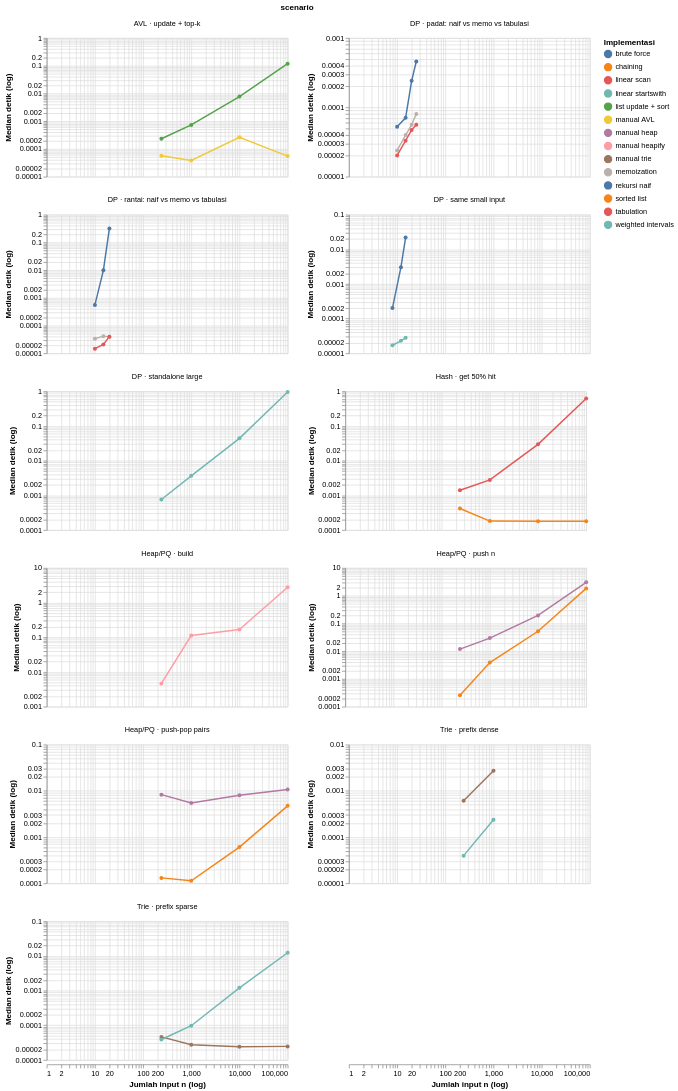

Source (notebook cell):
### Markdown cell above
## 8. Percobaan Kecepatan — Wildan dan tim

**Rangkaian benchmark sudah diimplementasikan dan dijalankan.** Ada 79 baris hasil
aktual untuk 240, 1.000, 10.000, dan 100.000 input, ditambah pembanding DP kecil dan
perbandingan naif vs memo vs tabulasi pada input padat dan rantai.
Semua menggunakan data **sintetis**, bukan Excel FEB. Angka 240 adalah ukuran
percobaan; jumlah baris Excel tetap dihitung dari berkas impor.

| Percobaan | Pembanding dan kendali |
|---|---|
| Heap build | Heapify diukur sendiri; tidak dibandingkan dengan satu pop |
| Heap push N | Sorted-list insertion untuk N input yang sama |
| Heap push-pop | Maksimal 100 pasangan operasi pada antrean awal berukuran N yang sama |
| Hash get | 100 key yang sama, 50% ditemukan; pembanding linear scan |
| Trie sparse | Prefix sama, satu hasil pada semua ukuran; pembanding startswith |
| Trie dense | Prefix banyak hasil hanya N≤1.000; biaya output/deduplikasi dicatat |
| AVL update + top-k | Delete/insert satu key dan k=10; list melakukan update+sort+ambil k |
| DP skala besar | Berdiri sendiri; tidak dibandingkan langsung dengan BF input kecil |
| DP vs BF | Input identik N=8,12,15; nilai hasil harus sama sebelum diukur |
| DP naif vs memo vs tabulasi | Input padat dan rantai identik; nilai ketiganya sama sebelum diukur |

Setiap waktu adalah **median 5 pengulangan** dengan seed 42. State mutable dibuat
ulang di luar timer; struktur read-only boleh dipakai ulang dengan counter direset.
Setup dan pembacaan counter berada di luar timer. Hasil menyimpan waktu setiap run,
jumlah perbandingan Heap, probe Hash, dan rotasi AVL yang benar-benar dihasilkan
operasi. Tidak ada counter Trie yang direka.

`tracemalloc` dijalankan terpisah untuk **alokasi Python tambahan selama action**.
Angka `peak_bytes` bukan seluruh RAM proses, bukan memori struktur yang sudah
dibangun di setup, dan tidak mencakup seluruh alokasi native. Untuk Heap build,
pembangunan memang berada di action sehingga biaya pembangunannya ikut terukur.

Sel menulis `smart_campus_benchmark.csv`, metadata lingkungan `.json`, grafik
`.html`, dan spesifikasi `.vl.json`. Grafik dikelompokkan per operasi; sumbu log
dan skala vertikal independen tidak boleh dibaca sebagai peringkat seluruh algoritma.
HTML memerlukan internet untuk memuat pustaka grafik. Pada Colab grafik juga
ditampilkan inline jika IPython tersedia.

Output tersimpan diverifikasi dengan Python lokal, **bukan klaim pengukuran pada
mesin Colab**. Versi Python, arsitektur, sistem operasi, waktu UTC, seed, jumlah run,
dan fingerprint input dicatat di `benchmark_environment`. Jalankan ulang di Colab
untuk memperoleh angka mesin tersebut. Implementasi Python manual bisa kalah dari
list bawaan yang operasinya memakai C; hasil tidak dipaksa sesuai ekspektasi teori.

`RUN_BENCHMARKS=True` menjalankan seluruh rentang. Pengguna dapat menggantinya ke
False untuk melewati pengukuran saat sedang memperbaiki kode. Pemanggilan
`run_benchmarks(sizes=[240], repeat=5)` tersedia untuk percobaan singkat.

UI Streamlit dasar sudah tersedia sebagai proyek terpisah. Pekerjaan pada bagian
ini menyediakan layanan simulasi dan kontrak hasil; sinkronisasi kontrol booking
dan dashboard benchmark UI merupakan pekerjaan terpisah dari penyelesaian Colab ini.

### Code cell
from bisect import insort
import gc
import hashlib
import platform
import sys
from datetime import datetime, timezone


def measure_operation(setup, action, repeat=5, read_metrics=None):
    if type(repeat) is not int or repeat < 1:
        raise ValueError("Pengulangan harus bilangan bulat positif.")
    durations, metrics = [], []
    for _ in range(repeat):
        state = setup()  # State mutable baru; di luar waktu operasi.
        started = perf_counter()
        result = action(state)
        durations.append(perf_counter() - started)
        if read_metrics is not None:
            metrics.append(read_metrics(state, result))
        del state, result
    return {"median_seconds": median(durations), "runs": repeat,
            "run_seconds": durations, "metrics": metrics}


def measure_peak_memory(setup, action):
    state = setup()  # Memori state awal tidak masuk pengukuran action.
    gc.collect()
    tracemalloc.start()
    try:
        result = action(state)
        _, peak = tracemalloc.get_traced_memory()
        del result
        return peak
    finally:
        tracemalloc.stop()


def benchmark_heap_setup(batch, built=False):
    queue = MinHeapPriorityQueue()
    if built:
        queue.build(batch)
        queue.comparisons = 0
    return queue


def benchmark_sorted_insert(batch, values):
    for key, request in values:
        insort(batch, (key, request))


def benchmark_heap_insert(queue, values):
    for request in values:
        queue.push(request)


def benchmark_heap_cycle(queue, values):
    for request in values:
        queue.push(request)
        queue.pop()


def benchmark_list_cycle(batch, values):
    for key, request in values:
        insort(batch, (key, request))
        batch.pop(0)


def benchmark_hash_lookup(table, queries):
    return [table.get(key) for key in queries]


def benchmark_linear_lookup(pairs, queries):
    return [next((value for key, value in pairs if key == query), None) for query in queries]


def benchmark_avl_setup(room_list):
    tree = AVLTree("utilization")
    for room in room_list:
        tree.insert(room)
    tree.rotations = 0
    return tree


def benchmark_avl_update(tree, old, new, k):
    assert tree.delete((old.utilization, old.room_id))
    tree.insert(new)
    return tree.top_k_utilization(k)


def benchmark_list_update(room_list, old, new, k):
    index = next(i for i, room in enumerate(room_list) if room.room_id == old.room_id)
    room_list[index] = new
    return sorted(room_list, key=lambda room: (room.utilization, room.room_id), reverse=True)[:k]


def run_benchmarks(sizes=(240, 1000, 10000, 100000), repeat=5, seed=SEED):
    if not sizes or any(type(n) is not int or n < 1 for n in sizes):
        raise ValueError("Ukuran benchmark harus bilangan bulat positif.")
    results = []
    def record(module, operation, implementation, n, k, setup, action, metric=None, query=None):
        timing = measure_operation(setup, action, repeat, metric)
        peak = measure_peak_memory(setup, action)
        row = {"module": module, "operation": operation, "implementation": implementation,
               "n": n, "k": k, "source": "synthetic", "seed": seed,
               "median_seconds": timing["median_seconds"], "peak_bytes": peak,
               "runs": repeat, "query": query,
               "run_seconds": timing["run_seconds"], "operation_metrics": timing["metrics"],
               "memory_scope": "allocation during action; setup excluded"}
        results.append(row)
        print(f"Benchmark {module}/{operation}/{implementation} n={n}: "
              f"{row['median_seconds']:.6f}s; peak action={peak} B", flush=True)

    for n in sizes:
        batch = generate_requests(n, seed)
        keyed = [((request.priority, request.start, i), request) for i, request in enumerate(batch)]
        extra = [replace(batch[i % n], request_id=f"EXTRA-{i}") for i in range(min(100, n))]
        extra_keyed = [((request.priority, request.start, n + i), request) for i, request in enumerate(extra)]
        metric = lambda queue, result: {"comparisons": queue.comparisons}
        record("Heap/PQ", "build", "manual heapify", n, n,
               MinHeapPriorityQueue, lambda queue: queue.build(batch), metric)
        record("Heap/PQ", "push n", "manual heap", n, n,
               MinHeapPriorityQueue, lambda queue: benchmark_heap_insert(queue, batch), metric)
        record("Heap/PQ", "push n", "sorted list", n, n,
               list, lambda values: benchmark_sorted_insert(values, keyed))
        record("Heap/PQ", "push-pop pairs", "manual heap", n, len(extra),
               lambda: benchmark_heap_setup(batch, True), lambda queue: benchmark_heap_cycle(queue, extra), metric)
        record("Heap/PQ", "push-pop pairs", "sorted list", n, len(extra),
               lambda: sorted(keyed), lambda values: benchmark_list_cycle(values, extra_keyed))

        pairs = [(f"ID-{i:06d}", i) for i in range(n)]
        table = HashTableChaining()
        for key, value in pairs:
            table.put(key, value)
        queries = [f"ID-{(i * 7919) % n:06d}" if i % 2 == 0 else f"MISSING-{i}" for i in range(100)]
        assert benchmark_hash_lookup(table, queries) == benchmark_linear_lookup(pairs, queries)
        def hash_setup():
            table.probes = 0
            return table  # Struktur read-only pada get; reset penghitung tiap run.
        record("Hash", "get 50% hit", "chaining", n, len(queries), hash_setup,
               lambda state: benchmark_hash_lookup(state, queries),
               lambda state, result: {"probes": state.probes})
        record("Hash", "get 50% hit", "linear scan", n, len(queries), lambda: pairs,
               lambda state: benchmark_linear_lookup(state, queries))

        entries = generate_search_entries(n)
        names = Trie()
        for entry in entries:
            names.insert(entry.name, entry.entry_id)
        # Satu hasil pada semua ukuran agar biaya output sebanding.
        for operation, prefix in [("prefix sparse", entries[-1].name.casefold())] + (
                [("prefix dense", "akuntansi ")] if n <= 1000 else []):
            expected = [entry.entry_id for entry in entries if entry.name.casefold().startswith(prefix)]
            assert set(names.autocomplete(prefix)) == set(expected)
            record("Trie", operation, "manual trie", n, len(expected), lambda: names,
                   lambda state: state.autocomplete(prefix), query=prefix)
            record("Trie", operation, "linear startswith", n, len(expected), lambda: entries,
                   lambda state: [entry.entry_id for entry in state if entry.name.casefold().startswith(prefix)], query=prefix)
        del names, entries
        gc.collect()

        room_list = generate_rooms(n, seed)
        old = room_list[-1]
        new = replace(old, used_slots=(old.used_slots + 1) % (WEEKLY_SLOTS + 1))
        k = min(10, n)
        expected = benchmark_list_update(list(room_list), old, new, k)
        assert benchmark_avl_update(benchmark_avl_setup(room_list), old, new, k) == expected
        record("AVL", "update + top-k", "manual AVL", n, k,
               lambda: benchmark_avl_setup(room_list), lambda state: benchmark_avl_update(state, old, new, k),
               lambda state, result: {"rotations": state.rotations})
        record("AVL", "update + top-k", "list update + sort", n, k,
               lambda: list(room_list), lambda state: benchmark_list_update(state, old, new, k))
        record("DP", "standalone large", "weighted intervals", n, None,
               lambda: batch, optimize_schedule)

    # Pembanding eksponensial selalu pada batch kecil yang sama, n <= 15.
    for n in (8, 12, 15):
        batch = generate_requests(n, seed)
        assert optimize_schedule(batch)[0] == brute_force_reference(batch)[0]
        record("DP", "same small input", "weighted intervals", n, None, lambda: batch, optimize_schedule)
        record("DP", "same small input", "brute force", n, None, lambda: batch, brute_force_reference)

    # S7: naif vs memo vs tabulasi pada input yang persis sama. Dua jenis input:
    # padat (realistis, banyak tabrakan) dan rantai (p(j)=j-1; kasus terburuk
    # rekursi naif O(2^n), karena itu ukurannya lebih kecil). Metrik "calls"
    # menghitung pemanggilan OPT() untuk naif/memo.
    for operation, sizes, make in (("padat: naif vs memo vs tabulasi", (10, 15, 20, 25), generate_requests),
                                   ("rantai: naif vs memo vs tabulasi", (10, 15, 20), chain_requests)):
        for n in sizes:
            batch = make(n, seed)
            assert naive_recursive(batch)[0] == optimize_schedule_memo(batch)[0] == optimize_schedule(batch)[0]
            record("DP", operation, "rekursi naif", n, None, lambda: batch, naive_recursive,
                   lambda state, result: {"calls": result[1]})
            record("DP", operation, "memoization", n, None, lambda: batch, optimize_schedule_memo,
                   lambda state, result: {"calls": result[2]})
            record("DP", operation, "tabulation", n, None, lambda: batch, optimize_schedule)
    return results


BENCHMARK_SIZES = [240, 1000, 10000, 100000]
RUN_BENCHMARKS = True
benchmark_results = []
benchmark_environment = {"timestamp_utc": datetime.now(timezone.utc).isoformat(),
    "python": sys.version.split()[0], "system": platform.system(),
    "release": platform.release(), "architecture": platform.machine(),
    "seed": SEED, "repeat": 5,
    "source": "synthetic; not FEB Excel", "sizes": BENCHMARK_SIZES,
    "input_fingerprint": hashlib.sha256(repr(generate_requests(10, SEED)).encode()).hexdigest(),
    "memory_scope": "extra Python allocations during action; setup and native allocations excluded"}
if RUN_BENCHMARKS:
    benchmark_results = run_benchmarks(BENCHMARK_SIZES, repeat=5, seed=SEED)
    benchmark_frame = pd.DataFrame(benchmark_results)
    benchmark_frame.to_csv("smart_campus_benchmark.csv", index=False)
    Path("smart_campus_benchmark_environment.json").write_text(json.dumps(benchmark_environment, indent=2))
    print("Selesai:", len(benchmark_results), "hasil aktual. CSV dan metadata lingkungan tersimpan.")
    print(benchmark_frame[["module", "operation", "implementation", "n", "k", "median_seconds", "peak_bytes"]].to_string(index=False))
    import altair as alt
    chart_data = benchmark_frame.assign(scenario=benchmark_frame["module"] + " · " + benchmark_frame["operation"])
    benchmark_chart = alt.Chart(chart_data).mark_line(point=True).encode(
        x=alt.X("n:Q", scale=alt.Scale(type="log"), title="Jumlah input n (log)"),
        y=alt.Y("median_seconds:Q", scale=alt.Scale(type="log"), title="Median detik (log)"),
        color=alt.Color("implementation:N", title="Implementasi"),
        tooltip=["module", "operation", "implementation", "n", "k", "median_seconds", "peak_bytes"]
    ).properties(width=330, height=190).facet(facet="scenario:N", columns=2).resolve_scale(y="independent")
    benchmark_chart.save("smart_campus_benchmark.html")
    benchmark_chart.save("smart_campus_benchmark.vl.json")
    try:
        from IPython.display import display
    except ImportError:
        print("Grafik tersedia dalam HTML dan spesifikasi Vega-Lite; buka HTML dengan koneksi internet untuk memuat pustaka grafik.")
    else:
        display(benchmark_chart)
else:
    print("Benchmark tidak dijalankan; tidak ada klaim hasil baru.")
